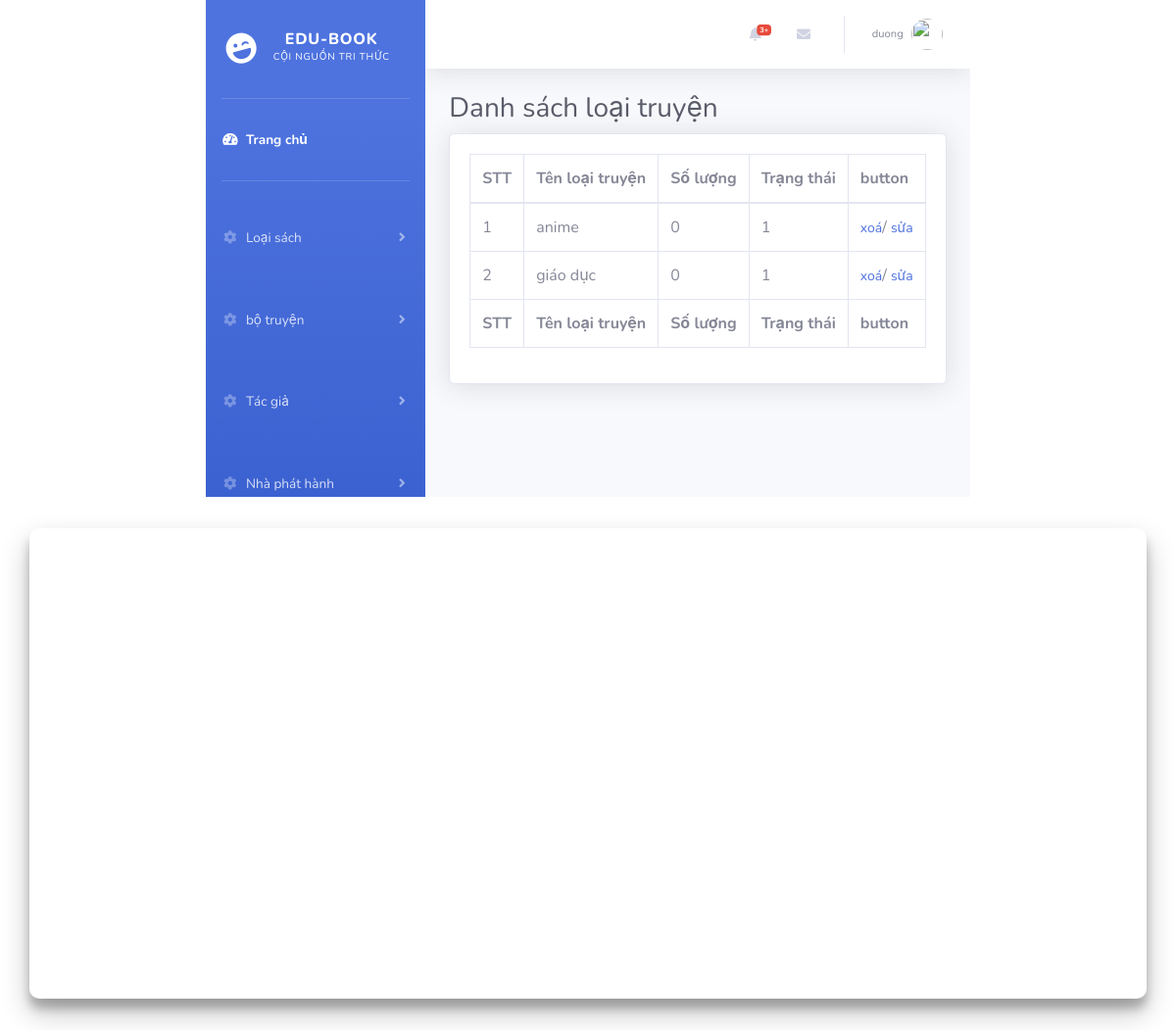
Before: /index.php?controller=loaisanpham (signed in) with the older database file.
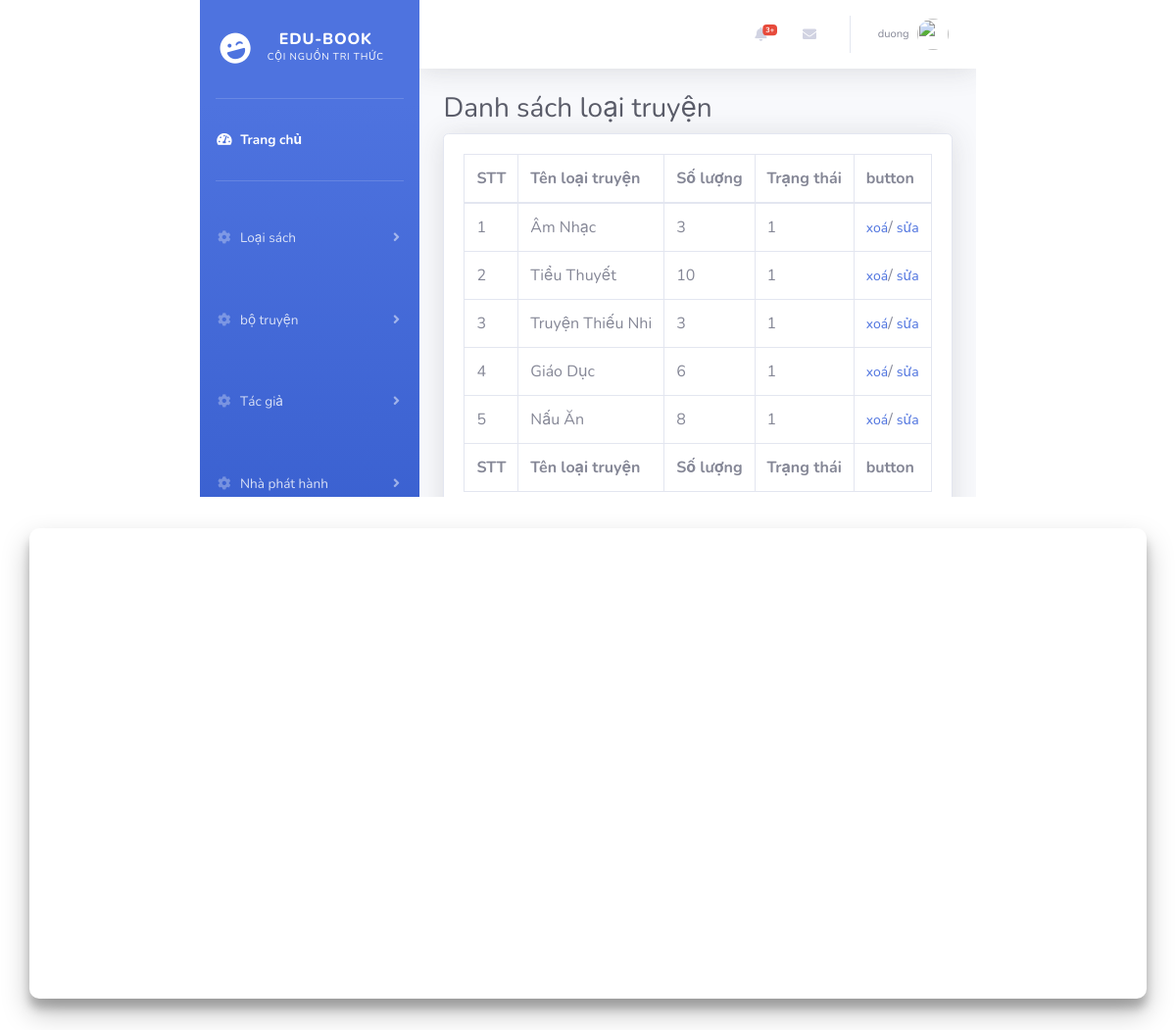
After: the same page with the newer database file.
### tables this page shows
CREATE TABLE `loai_san_pham` (
  `id_loai_san_pham` int(11) NOT NULL,
  `ten_loai_san_pham` varchar(50) NOT NULL,
  `trang_thai` tinyint(1) NOT NULL DEFAULT 1
);

### DAO/ConnectDAO.php (called while the page is built, shortened)
<?php
class BaseDAO
{
    public function __construct()
    {
        require_once('config/PDO.php');
        $this->PDO = $pdo;
    }
}

### DAO/LoaiTruyenDAO.php (called while the page is built, shortened)
<?php
include_once 'models/LoaiTruyen.php';
include_once 'DAO/ConnectDAO.php';
class LoaiTruyenDAO extends BaseDAO
{
    public function show()
    {
        $sql = "SELECT loai_san_pham.*, COUNT(san_pham.id_san_pham) AS so_luong_sach
        FROM loai_san_pham
        LEFT JOIN bo_truyen ON loai_san_pham.id_loai_san_pham = bo_truyen.id_loai_san_pham
        LEFT JOIN chi_tiet_bo_truyen ON chi_tiet_bo_truyen.id_bo_truyen = bo_truyen.id_bo_truyen
        LEFT JOIN san_pham ON san_pham.id_san_pham = chi_tiet_bo_truyen.id_san_pham
        GROUP BY loai_san_pham.id_loai_san_pham;";
        $stmt = $this->PDO->prepare($sql);
        $stmt->execute();
        $lists = array();
        while ($row = $stmt->fetch(PDO::FETCH_ASSOC)) {
            $product = new LoaiTruyen($row['id_loai_san_pham'], $row['ten_loai_san_pham'], $row['trang_thai'], $row['so_luong_sach']);
            $lists[] = $product;
        }
        return $lists;
    }
}

### models/LoaiTruyen.php (called while the page is built, shortened)
<?php
class LoaiTruyen
{
    public function __construct($id,$ten, $trang_thai,$soluong){
        $this->id = $id;
        $this->ten=$ten;
        $this->trang_thai=$trang_thai;
        $this -> soluong = $soluong;
    }
}

### views/danhMuc/admin/list.php (the view, shortened to what this page needs)
<?php include "views/layout/admin/Header.php";
?>
<div class="container-fluid">
    <h1 class="h3 mb-2 text-gray-800">Danh sách loại truyện</h1>
    <div class="card shadow mb-4">
        <div class="card-body">
            <div class="table-responsive">
                <table class="table table-bordered" id="dataTable" width="100%" cellspacing="0">
                    <thead>
                        <tr>
                            <th>STT</th>
                            <th>Tên loại truyện</th>
                            <th>Số lượng</th>
                            <th>Trạng thái</th>
                            <th>button</th>
                        </tr>
                    </thead>
                    <tfoot>
                        <tr>
                            <th>STT</th>
                            <th>Tên loại truyện</th>
                            <th>Số lượng</th>
                            <th>Trạng thái</th>
                            <th>button</th>
                        </tr>
                    </tfoot>
                    <tbody>
                        <?php foreach ($list as $key => $vl) { ?>
                            <tr>
                                <td><?php echo $key + 1 ?></td>
                                <td><?php echo $vl->ten ?></td>
                                <td><?php echo $vl->soluong ?></td>
                                <td><?php echo $vl->trang_thai ?></td>
                                <td>
                                    <a href="index.php?controller=loaisanpham_delete&id=<?php echo $vl->id ?>">xoá</a>/
                                    <a href="index.php?controller=loaisanpham_fix&id=<?php echo $vl->id ?>">sửa</a>
                                </td>
                            </tr>
                        <?php } ?>
                    </tbody>
                </table>
            </div>
        </div>
    </div>
</div>
<?php include "views/layout/admin/Footer.php"; ?>

### index.php (shortened to what this page needs)
<?php
include_once 'controllers/LoaiSanPhamController.php';
$controller = $_GET['controller'] ?? 'trangChu';
switch ($controller) {
    case 'loaisanpham':
        $loaiSanPhamController = new LoaiSanPhamController();
        $loaiSanPhamController->index();
        break;
}

### controllers/LoaiSanPhamController.php (shortened to what this page needs)
<?php
include_once 'DAO/LoaiTruyenDAO.php';
class LoaiSanPhamController
{
    public function index()
    {
        if (isset($_SESSION['role']) && $_SESSION['role'] != 4) {
            if (isset($_SESSION['chuyen'])) {
                header('location: index.php?controller=trangChu');
            } else {
                $LoaiTruyenDAO = new LoaiTruyenDAO();
                $list = $LoaiTruyenDAO->show();
                include_once "views/danhmuc/admin/list.php";
            }
        } else {
            header('location: index.php?controller=trangChu');
        }
    }
}

### views/layout/admin/Header.php (shortened to what this page needs)
<!DOCTYPE html>
<html lang="en">
<head>
    <link rel="stylesheet" href="https://cdnjs.cloudflare.com/ajax/libs/font-awesome/5.9.0/css/all.min.css"
 />
    <link rel="stylesheet" href="assets/css/chatbox/style1.css">
    <link href="vendor/fontawesome-free/css/all.min.css" rel="stylesheet" type="text/css" />
    <link rel="stylesheet" href="assets/css/form/style.css">
    <link href="assets/css/sb-admin-2.min.css" rel="stylesheet" />
    <link href="vendor/datatables/dataTables.bootstrap4.min.css" rel="stylesheet" />
</head>
<body id="page-top">
    <div id="wrapper">
        <ul class="navbar-nav bg-gradient-primary sidebar sidebar-dark accordion" id="accordionSidebar">
            <a class="sidebar-brand d-flex align-items-center justify-content-center"
                href="index.php?controller=trangChu">
                <div class="sidebar-brand-icon rotate-n-15">
                    <i class="fas fa-laugh-wink"></i>
                </div>
                <div class="sidebar-brand-text mx-3">Edu-book <br>
                    <h6 style="font-size: 10px;">Cội nguồn tri thức</h6>
                </div>
            </a>
            <hr class="sidebar-divider my-0" />
            <li class="nav-item active">
                <a class="nav-link" href="index.php?controller=trangChu">
                    <i class="fas fa-fw fa-tachometer-alt"></i>
                    <span>Trang chủ</span></a>
            </li>
            <hr class="sidebar-divider" />
            <li class="nav-item">
                <a class="nav-link collapsed" href="#" data-toggle="collapse" data-target="#collapseTwo"
                    aria-expanded="true" aria-controls="collapseTwo">
                    <i class="fas fa-fw fa-cog"></i>
                    <span> Loại sách</span>
                </a>
            </li>
            <li class="nav-item">
                <a class="nav-link collapsed" href="#" data-toggle="collapse" data-target="#collapseTwo1"
                    aria-expanded="true" aria-controls="collapseTwo1">
                    <i class="fas fa-fw fa-cog"></i>
                    <span> bộ truyện</span>
                </a>
            </li>
            <li class="nav-item">
                <a class="nav-link collapsed" href="#" data-toggle="collapse" data-target="#collapseTwo2"
                    aria-expanded="true" aria-controls="collapseTwo2">
                    <i class="fas fa-fw fa-cog"></i>
                    <span> Tác giả</span>
                </a>
            </li>
            <li class="nav-item">
                <a class="nav-link collapsed" href="#" data-toggle="collapse" data-target="#collapseTwo3"
                    aria-expanded="true" aria-controls="collapseTwo3">
                    <i class="fas fa-fw fa-cog"></i>
                    <span> Nhà phát hành</span>
                </a>
            </li>
            <li class="nav-item">
                <a class="nav-link collapsed" href="#" data-toggle="collapse" data-target="#collapseTwo4"
                    aria-expanded="true" aria-controls="collapseTwo4">
                    <span> Nhà xuất bản</span>
                </a>
            </li>
            <li class="nav-item">
                <a class="nav-link collapsed" href="#" data-toggle="collapse" data-target="#collapseTwo5"
                    aria-expanded="true" aria-controls="collapseTwo5">
                    <span> Sách</span>
                </a>
            </li>
            <li class="nav-item">
                <a class="nav-link collapsed" href="#" data-toggle="collapse" data-target="#collapseTwo6"
                    aria-expanded="true" aria-controls="collapseTwo6">
                    <span>Đơn hàng</span>
                </a>
            </li>
            <li class="nav-item">
                <a class="nav-link collapsed" href="#" data-toggle="collapse" data-target="#collapseTwo8"
                    aria-expanded="true" aria-controls="collapseTwo8">
                    <span>Bình luận</span>
                </a>
            </li>
            <li class="nav-item">
                <a class="nav-link collapsed" href="#" data-toggle="collapse" data-target="#collapseTwo7"
                    aria-expanded="true" aria-controls="collapseTwo7">
                    <span>Tài khoản</span>
                </a>
            </li>
            <li class="nav-item active">
                <a class="nav-link" href="index.php?controller=chuyenDoi">
                    <span>Tới trang mua hàng</span></a>
            </li>
        </ul>
        <div id="content-wrapper" class="d-flex flex-column">
            <div id="content">
                <nav class="navbar navbar-expand navbar-light bg-white topbar mb-4 static-top shadow">
                    <ul class="navbar-nav ml-auto">
                        <li class="nav-item dropdown no-arrow mx-1">
                            <a class="nav-link dropdown-toggle" href="#" id="alertsDropdown" role="button"
                                data-toggle="dropdown" aria-haspopup="true" aria-expanded="false">
                                <i class="fas fa-bell fa-fw"></i>
                                <span class="badge badge-danger badge-counter">3+</span>
                            </a>
                        </li>
                        <li class="nav-item dropdown no-arrow mx-1">
                            <a class="nav-link dropdown-toggle" href="index.php?controller=chatBox">
                                <i class="fas fa-envelope fa-fw"></i>
                            </a>
                        </li>
                        <li class="nav-item dropdown no-arrow">
                            <a class="nav-link dropdown-toggle" href="#" id="userDropdown" role="button"
                                data-toggle="dropdown" aria-haspopup="true" aria-expanded="false">
                                <span
                                    class="mr-2 d-none d-lg-inline text-gray-600 small"><?php echo $_SESSION['name'] ?></span>
                                <img class="img-profile rounded-circle"
                                    src="assets/imgs/user/<?php echo $_SESSION['img'] ?>" />
                            </a>
                        </li>
                    </ul>
                </nav>

### views/layout/admin/Footer.php (shortened to what this page needs)
</div>
<footer class="sticky-footer bg-white">
    <div class="container my-auto">
        <div class="copyright text-center my-auto">
            <span>Edubook-Cội nguồn tri thức</span>
        </div>
    </div>
</footer>
</div>
</div>
</body>
</html>

### assets/css/login/style.css (style rules this page uses)
* { box-sizing: border-box; }
body { background: #f6f5f7; display: flex; justify-content: center; align-items: center; flex-direction: column; font-family: "Montserrat", sans-serif; height: 100vh; margin: -20px 0 50px; }
h1 { font-weight: bold; margin: 0; }
span { font-size: 12px; }
a { color: #333; font-size: 14px; text-decoration: none; margin: 15px 0; }
.container { background-color: #fff; border-radius: 10px; box-shadow: 0 14px 28px rgba(0, 0, 0, 0.25), 0 10px 10px rgba(0, 0, 0, 0.22); position: relative; overflow: hidden; width: 768px; max-width: 100%; min-height: 480px; }
footer { background-color: #222; color: #fff; font-size: 14px; bottom: 0; position: fixed; left: 0; right: 0; text-align: center; z-index: 999; }

Changed rows visible on the page:
removed loai_san_pham: ten_loai_san_pham "anime", soluong "0", trang_thai "1"
removed loai_san_pham: ten_loai_san_pham "giáo dục", soluong "0", trang_thai "1"
added loai_san_pham: ten_loai_san_pham "Âm Nhạc", soluong "3", trang_thai "1"
added loai_san_pham: ten_loai_san_pham "Tiểu Thuyết", soluong "10", trang_thai "1"
added loai_san_pham: ten_loai_san_pham "Truyện Thiếu Nhi", soluong "3", trang_thai "1"
added loai_san_pham: ten_loai_san_pham "Giáo Dục", soluong "6", trang_thai "1"
added loai_san_pham: ten_loai_san_pham "Nấu Ăn", soluong "8", trang_thai "1"
